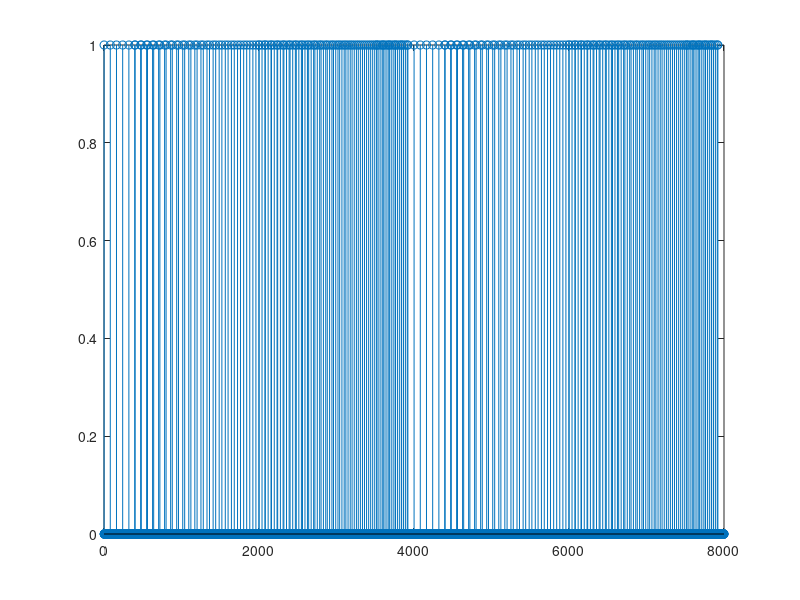

This figure's MATLAB source:
% No.7
strentch_time = 0: (8e3-1);
s_sample_200 = double((mod(strentch_time, 40) == 0));
% sound(s_sample_200, 8000);
s_sample_300 = double((mod(strentch_time, 26) == 0));
% sound(s_sample_300, 8000);

% No.8
s_sample_variation = zeros(8000, 1);
for i = 1: 100
    pt = 80 + 5 * mod(i, 50);
    frez = floor(8000 / pt);
    tmp = 0: (80-1);
    s_sample_variation(80*(i-1)+1 : 80*i) = double((mod(tmp, frez) == 0));
end
sound(s_sample_variation, 8000);
stem(s_sample_variation);